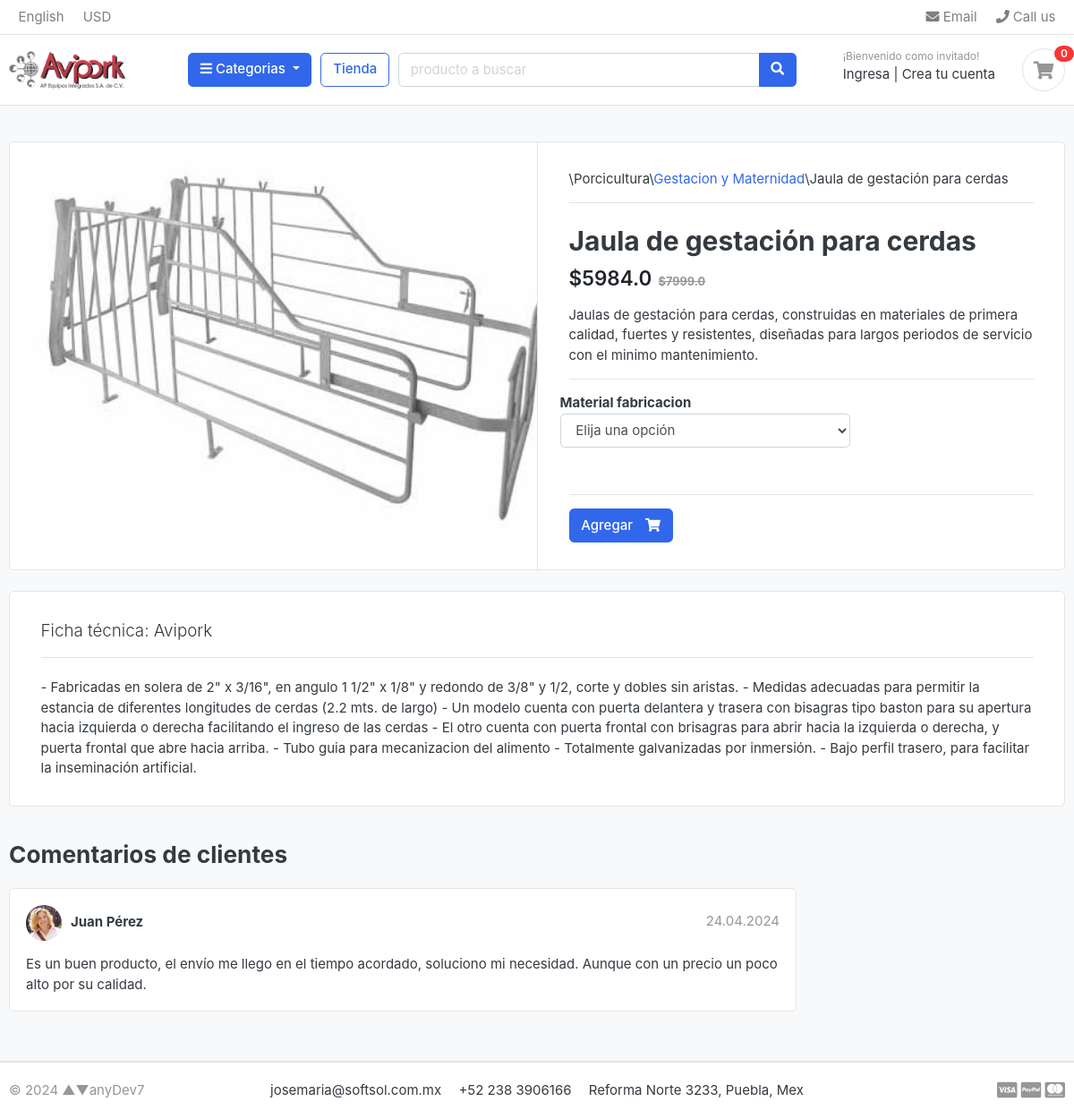
/store/category/gestacion-y-maternidad/jaula-de-gestacion-para-cerdas/, run on the app's committed database.
### store/models.py (models this page shows, shortened)
class Product(models.Model):
    name = models.CharField('Nombre prod', max_length=200, unique=True)
    slug = models.SlugField(max_length=255, unique=True)
    brand = models.CharField('Marca', max_length=200, blank=True)
    description = models.TextField('Descripción', max_length=500, blank=True)
    data_sheet = models.TextField('Ficha técnica', max_length=1500, blank=True)
    price = models.FloatField('Precio', blank=True)
    stock = models.IntegerField('Existencias', blank=True)
    stockvariations = models.ManyToManyField(Variation, through='StockVar', blank=True)
    tax = models.FloatField('Impuesto', blank=True,default=0.02)
    is_available = models.BooleanField('Disponible', default=True)
    has_discount = models.BooleanField('¿Descuento?', default=False)
    discount = models.FloatField(blank=True, null=True)
    low_price = models.FloatField('Precio con descuento', blank=True, default=0)
    start_by = models.DateTimeField(blank=True, null=True)
    end_by = models.DateTimeField(blank=True, null=True)
    image1 = models.ImageField(upload_to='photos/products', blank=True)
    image2 = models.ImageField(upload_to='photos/products', blank=True)
    image3 = models.ImageField(upload_to='photos/products', blank=True)
    image4 = models.ImageField(upload_to='photos/products', blank=True)
    created_at = models.DateTimeField(auto_now_add=True)
    updated_at = models.DateTimeField(auto_now=True)
    categories = models.ManyToManyField(SubCategory, blank=True)
    class Meta:
        verbose_name = 'producto'
        verbose_name_plural = 'productos'
    """
    def __str__(self):
        return f"{self.name} | {self.price} | {self.stock} | {self.is_available} | {self.has_discount}"
    """

class StockVar(models.Model):
    product = models.ForeignKey(Product, on_delete=models.CASCADE, blank=True, null=True)
    variation = models.ForeignKey(Variation, on_delete=models.CASCADE, blank=True, null=True)
    value = models.CharField('Valor de la variacion',max_length=50)
    stock = models.IntegerField('existencia', blank=True)
    class Meta:
        verbose_name = 'Existencia por variación'
        verbose_name_plural = 'Existencias por variación'

class Variation(models.Model):
    variation = models.CharField('Variacion', max_length=50)
    slug = models.CharField(max_length=100)
    varcat = models.ForeignKey(VarCat, verbose_name='Catalogo variación', on_delete=models.PROTECT)
    is_active = models.BooleanField('Activa', default=True)
    created_at = models.DateTimeField('Creada el', auto_now_add=True)
    class Meta:
        verbose_name = 'Línea de variacion'
        verbose_name_plural = 'Línea de variaciones'
    def __str__(self):
        return self.variation

class VarCat(models.Model):
    varcat = models.CharField('Catálogo variación', max_length=50)
    slug = models.CharField(max_length=100)
    created_at = models.DateTimeField(auto_now_add=True)
    class Meta:
        verbose_name = 'Catálogo de variacion'
        verbose_name_plural = 'Catálogo de variaciones'
    def __str__(self):
        return self.varcat

### category/models.py (models this page shows, shortened)
class Category(models.Model):
    name = models.CharField("Nombre", max_length=50, unique=True)
    slug = models.SlugField(max_length=100, unique=True)
    desc = models.TextField("Descripción", max_length=255, blank=True)
    image = models.ImageField(upload_to='photos/categories', blank=True)
    class Meta:
        verbose_name = 'categoria'
        verbose_name_plural = 'categorias'
    def __str__(self):
        return self.name

class SubCategory(models.Model):
    name = models.CharField("Nombre", max_length=50, unique=True)
    slug = models.SlugField(max_length=100, unique=True)
    desc = models.TextField("Descripción", max_length=255, blank=True)
    image = models.ImageField("Imagenes", upload_to='photos/subcategories', blank=True)
    category = models.ForeignKey(Category, verbose_name="Categoria", on_delete=models.PROTECT)
    class Meta:
        verbose_name = 'subcategoria'
        verbose_name_plural = 'subcategorias'
    def get_url(self):
        return reverse('prod_by_cat', args=[self.slug]) # Solo funciona para el filtrado por subcategoria

### store/views.py (the view)
# urls.py: path('category/<slug:category_slug>/<slug:product_slug>/', views.product_detail, name='product_detail'),
def product_detail(request, category_slug, product_slug):
    varsall = None
    try:              # con doble '__' se hace recursivo a parámetro de un campo 'foreign key'
        single_product = Product.objects.get(categories__slug=category_slug, slug=product_slug)
        subcat = SubCategory.objects.get(slug=category_slug)
        varsall = StockVar.objects.all().filter(product = single_product).order_by('variation__varcat')
        in_cart = CartItem.objects.filter(cart__cart_id=_cart_id(request), product=single_product).exists()
    except Exception as e:
        raise e
    context = {
            'prod': single_product,
            'cat': subcat.category,
            'subcat': subcat,
            'in_cart': in_cart,
            'varsall': varsall,
    }
    return render(request, "store/product_detail_vars.html", context) # OK

### category/context_processors.py (called while the page is built)
def menu_cat_links(request):
    links = Category.objects.all()
    return dict(cat_links=links)

def menu_subcat_links(request):
    links = SubCategory.objects.all()
    return dict(subcat_links=links)

### ecart/context_processors.py (called while the page is built)
def counter(request):
    count = 0
    if 'admin' in request.path:
        return {}
    else:
        try:                    # filter: 'fetch' todos los que cumplen con la condición
            if request.user.is_authenticated:
                cart_items = CartItem.objects.all().filter(user=request.user)
            else:
                cart = Cart.objects.filter(cart_id=_cart_id(request))
                cart_items = CartItem.objects.all().filter(cart=cart[:1])
            for item in cart_items:
                count += item.quantity
        except Cart.DoesNotExist:
            count = 0
        return dict(cart_count=count)

### ecart/views.py (called while the page is built)
def _cart_id(request): # Conseguir la sesion actual
    cart = request.session.session_key
    if not cart:
        cart = request.session.create()
    return cart

### mainapp/templates/store/product_detail_vars.html (shortened to what this page needs)
{% extends "mainapp/layout.html" %}
{% load static %}
{% block content %}
<section class="section-content padding-y bg">
<div class="container">
	<div class="card">
		<div class="row no-gutters">
			<aside class="col-md-6">
				<article class="gallery-wrap">
					<div class="img-big-wrap">
						<a href="{{prod.image1.url}}"><img src="{{prod.image1.url}}"></a>
					</div>
				</article>
			</aside>
		<main class="col-md-6 border-left">
			<form action="{% url "add_prod" prod.id 1 %}" method='POST'>
				<article class="content-body">
					<header class="border-bottom mb-4 pb-3">
						<div class="form-inline">
							<span class="mr-md-auto"> \{{cat}}\<a href="{{subcat.get_url}}">{{subcat.name}}</a>\{{prod.name}}</span>
						</div>
					</header>
					<h2 class="title">{{prod.name}}</h2>
					<div class="mb-3">
						{% if prod.low_price %}
						<var class="price h4">${{prod.low_price}}</var>
						<del class="price-old h4">${{prod.price}}</del>
						{% else %}
						<var class="price h4">${{prod.price}}</var>
						{% endif %}
					</div>
					<p>{{prod.description}}</p>
					<hr>
					<div class="row">
						<div class="item-option-select">
							{% for var in varsall %}
								{% ifchanged var.variation.varcat %}
									<span><b> {{var.variation.varcat}} </b></span>
									<select name="{{var.variation.varcat}}" class="form-control" required>
										<option value="" disabled selected>Elija una opción</option>
									</select>
									<br>
								{% endifchanged %}
							{% endfor %}
						</div>
					</div>
					<hr>
					{% if prod.stock > 0 %}
					<button type="submit" class="btn  btn-primary"> <span class="text">Agregar </span> <i class="fas fa-shopping-cart"></i>  </button>
					{% else %}
						<h5 class=text-danger > Sin existencias</h5>
						<a href="{% url "store" %}" class="btn  btn-info"> <span class="text">Continuar buscando </span> <i class="fas fa-eye"></i>  </a>
					{% endif %}
				</article>
			</form>
		</main>
		</div>
	</div>
	<br>
	{% if prod.data_sheet %}
		<div class="card">
			<div class="row no-gutters">
				<aside class="col-md-12">
					<article class="content-body">
						<header class="border-bottom mb-4 pb-3">
						<p class="lead">Ficha técnica: <span>{{prod.brand}}</span></p>
						</header>
						<div class="img-big-wrap">
						{{prod.data_sheet}}
						</div>
					</article>
				</aside>
			</div>
		</div>
	{% endif %}
	<br>
	<div class="row">
				<div class="col-md-9">
		<header class="section-heading">
			<h3>Comentarios de clientes </h3>
		</header>
		<article class="box mb-3">
			<div class="icontext w-100">
				<img src=" {% static "./images/avatars/avatar1.jpg" %} " class="img-xs icon rounded-circle">
				<div class="text">
					<span class="date text-muted float-md-right">24.04.2024 </span>
					<h6 class="mb-1">Juan Pérez </h6>
				</div>
			</div>
			<div class="mt-3">
				<p>
					Es un buen producto, el envío me llego en el tiempo acordado, soluciono mi necesidad. Aunque con un precio un poco alto por su calidad.
				</p>
			</div>
		</article>
		</div>
	</div>
</div>
</section>
{% endblock content %}

### mainapp/static/css/ui.css (style rules this page uses)
html { font-family: "Inter", sans-serif; font-size: 15px; }
.content-body { flex: 1 1 auto; padding: 2rem 2.3rem; }
.img-xs, .img-sm, .img-md, .img-lg { -o-object-fit: cover; object-fit: cover; flex-shrink: 0; flex-grow: 0; }
.img-xs { width: 40px; height: 40px; }
.padding-y { padding-top: 40px; padding-bottom: 40px; }
var { font-style: normal; }
article:after, .form-group:after { display: block; clear: both; content: ""; }
.bg { background-color: #f8f9fa; }
.section-heading { margin-bottom: 20px; margin-top: 15px; }
p:last-child { margin-bottom: 0; }
.btn .text + i { margin-left: 10px; }
.icontext { display: inline-flex; align-items: center; vertical-align: middle; }
.icontext .text { width: 100%; line-height: 1.2; }
.icontext .icon { position: relative; margin-right: 10px; flex-shrink: 0; flex-grow: 0; }
.price { font-weight: 600; color: #212529; }
.price-old { color: #969696; margin-left: 3px; font-size: 85%; }
.box { padding: 18px; background: #fff; border-radius: 0.37rem; border: 1px solid #e4e4e4; }
.box img { max-width: 100%; }
.gallery-wrap .img-big-wrap { margin-bottom: 10px; border-radius: 0.37rem; overflow: hidden; background-color: #fff; }
.gallery-wrap .img-big-wrap a { text-align: center; display: block; }
.gallery-wrap .img-big-wrap img { height: 450px; width: auto; display: inline-block; }
.item-option-select { margin-bottom: 1rem; display: inline-block; margin-right: 15px; }

### data on the page
Product: image1 (picture), name "Jaula de gestación para cerdas", low_price "5984.0", price "7999.0", description "Jaulas de gestación para cerdas, construidas en materiales de primera calidad, fuertes y resistentes, diseñadas para largos periodos de servicio con el minimo mantenimiento.", brand "Avipork", data_sheet "- Fabricadas en solera de 2\" x 3/16\", en angulo 1 1/2\" x 1/8\" y redondo de 3/8\" y 1/2, corte y dobles sin aristas. - Medidas adecuadas para permitir la estancia de diferentes longitudes de cerdas (2.2 mts. de largo) - Un modelo cuenta con puerta delantera y trasera con bisagras tipo baston para su apertura hacia izquierda o derecha facilitando el ingreso de las cerdas - El otro cuenta con puerta frontal con brisagras para abrir hacia la izquierda o derecha, y puerta frontal que abre hacia arriba. - Tubo guia para mecanizacion del alimento - Totalmente galvanizadas por inmersión. - Bajo perfil trasero, para facilitar la inseminación artificial."
Category: name "Porcicultura"
SubCategory: name "Gestacion y Maternidad"
StockVar: variation.varcat "Material fabricacion"

### other printed values
{{ cart_count }} "0"
